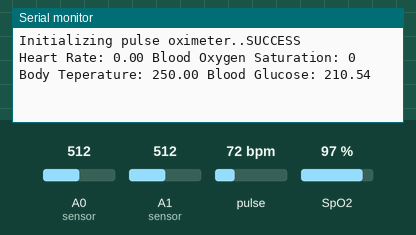
Recording of a sketch running on a simulated Arduino Uno, built with avr-gcc and run on an emulated ATmega328P. Shown: the last lines printed to the serial monitor. The test bench sets the inputs (shaded band); at power-on: pulse 72 bpm, A0 (sensor) = 512, A1 (sensor) = 512, SpO2 97 %.

Above: at 1.2 s.
1.3 s: pulse set to 42 bpm
At 2.6 s:
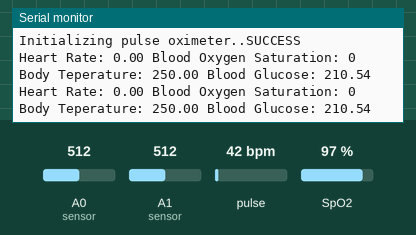
2.8 s: A0 (sensor) set to 716
At 3.8 s:
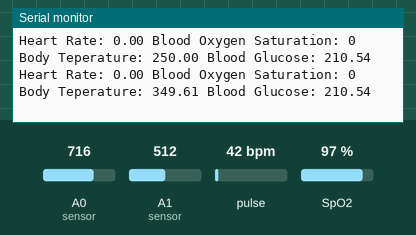
4.3 s: A1 (sensor) set to 716
At 5.6 s:
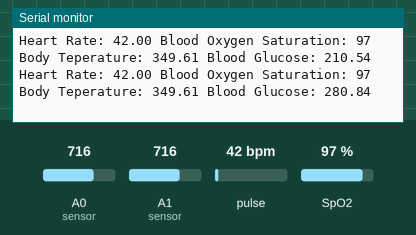
5.8 s: SpO2 set to 80 %
At 6.8 s:
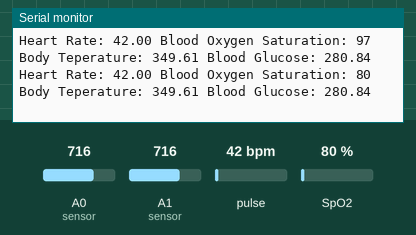
7.3 s: A0 (sensor) set to 992
At 8.6 s:
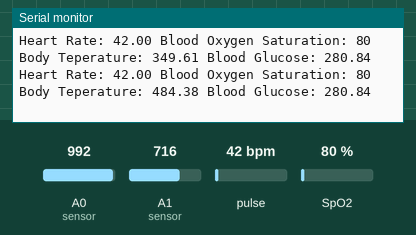
8.8 s: A1 (sensor) set to 992
At 9.5 s:
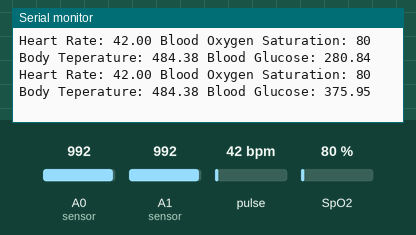
Timing chart, 0 to 11.3 s (numbered marks = the images above; inputs shaded):
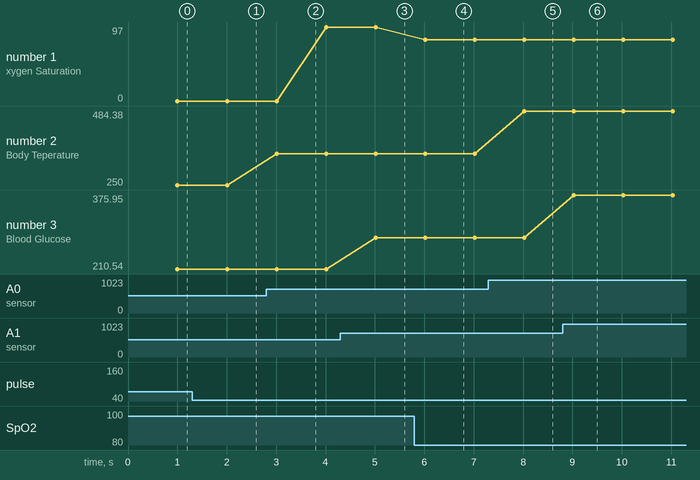

The sketch:

vital-aid.ino
```cpp
#include <Wire.h>
#include "MAX30100_PulseOximeter.h"

#define REPORTING_PERIOD_MS     1000

// PulseOximeter is the higher level interface to the sensor
// it offers:
//  * beat detection reporting
//  * heart rate calculation
//  * SpO2 (oxidation level) calculation
PulseOximeter pox;
float glucose, temperature;
int analog_temp, analog_glucose;
float volts_temp, volts_glucose;

uint32_t tsLastReport = 0;

// Callback (registered below) fired when a pulse is detected
void onBeatDetected()
{
    //Serial.println("Beat!");
}

void setup()
{
    Serial.begin(115200);

    Serial.print("Initializing pulse oximeter..");

    // Initialize the PulseOximeter instance
    // Failures are generally due to an improper I2C wiring, missing power supply
    // or wrong target chip
    if (!pox.begin()) {
        Serial.println("FAILED");
        for(;;);
    } else {
        Serial.println("SUCCESS");
    }

    // The default current for the IR LED is 50mA and it could be changed
    //   by uncommenting the following line. Check MAX30100_Registers.h for all the
    //   available options.
    pox.setIRLedCurrent(MAX30100_LED_CURR_7_6MA);

    // Register a callback for the beat detection
//    pox.setOnBeatDetectedCallback(onBeatDetected);

      pinMode(A1, INPUT);
      pinMode(A0, INPUT);
}

void loop()
{
    analog_temp = analogRead(A0); // analog value of temperature sensor
    analog_glucose = analogRead(A1); // analog value of glucose sensor
    volts_temp  = analog_temp * (5000/1024.0); // voltage output of temperature sensor (mV)
    volts_glucose  = analog_glucose * (5.00/1024.0); // voltage output of glucose sensor (V)
    glucose = (volts_glucose*70.577) + 34.093; // using calibration curve y = mx+b
    // calibration curve for glucose sensor might be different. Refer to Buda et al 2014 DOI:10.1109/IECBES.2014.7047655
    temperature = (volts_temp / 10); // conversion factor from millivolts to temp in degrees Celcius

    // Make sure to call update as fast as possible
    pox.update();

    // Asynchronously dump heart rate and oxidation levels to the serial
    // For both, a value of 0 means "invalid"

    if (millis() - tsLastReport > REPORTING_PERIOD_MS) {

        Serial.print("Heart Rate: ");
        Serial.print(pox.getHeartRate());
        Serial.print(" ");
        Serial.print("Blood Oxygen Saturation: ");
        Serial.print(pox.getSpO2());
        Serial.print(" ");
        Serial.print("Body Teperature: ");
        Serial.print(temperature);
        Serial.print(" ");
        Serial.print("Blood Glucose: ");
        Serial.println(glucose);
        tsLastReport = millis();
    }
}
```

Measured:
- after the input at 2.8 s, the serial monitor: prints a new line after 0.21 s (image 2)
- after the input at 4.3 s, the serial monitor: prints a new line after 0.72 s (image 3)
- after the input at 5.8 s, the serial monitor: prints a new line after 0.22 s (image 4)
- after the input at 7.3 s, the serial monitor: prints a new line after 0.72 s (image 5)
- after the input at 8.8 s, the serial monitor: prints a new line after 0.23 s (image 6)
- plotted number 1: 97 → 80 after the input at 5.8 s
- plotted number 2: 250 → 349.61 after the input at 2.8 s, 349.61 → 484.38 after the input at 7.3 s
- plotted number 3: 210.54 → 280.84 after the input at 4.3 s, 280.84 → 375.95 after the input at 8.8 s
